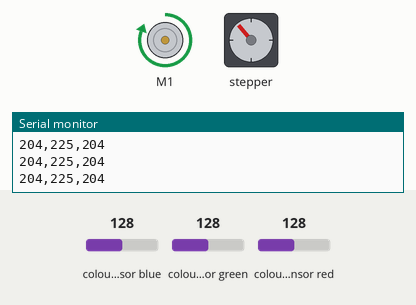
Bench run of a sketch on a simulated Arduino Mega 2560, built with avr-gcc and run on an emulated ATmega2560. On the bench: DC motor (green arrow = forward, orange = backward, longer = faster), stepper motor, the last lines printed to the serial monitor. Wiring (inferred from the names in the program): TCS3200 colour sensor: output pin 30; S2 pin 26; S3 pin 28; S0 pin 22; S1 pin 24. The inputs (shaded band) are chosen by the test bench; at power-on: colour sensor blue 128, colour sensor green 128, colour sensor red 128. Stepper angles assume 2048 steps per turn.

Above: at 2.2 s.
2.3 s: colour sensor blue set to 77
4.1 s: colour sensor blue set to 69
At 4.25 s:
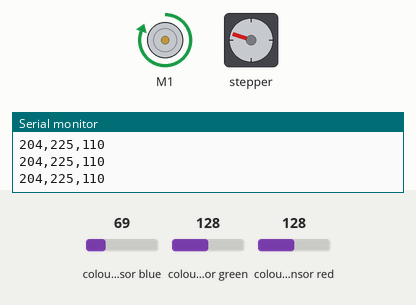
At 4.85 s:
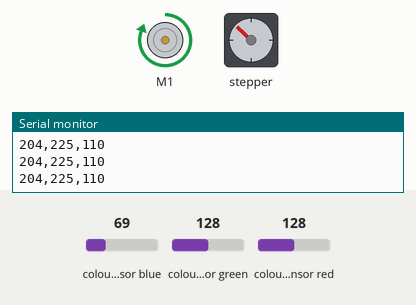
7.1 s: colour sensor green set to 73
8.9 s: colour sensor green set to 65
At 13.2 s:
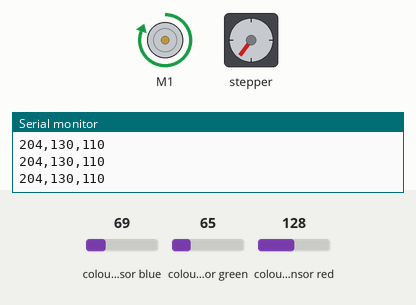
Timing chart, 0 to 14.6 s (numbered marks = the images above; inputs shaded):
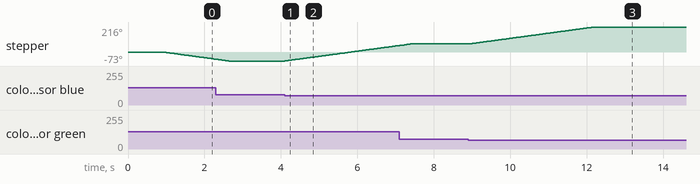

The sketch:

CodigoArduino.ino.ino
```cpp
#include <AFMotor.h>
#include <Stepper.h>

#define S0 22
#define S1 24
#define S2 26
#define S3 28
#define sensorOut 30
#define OE 32

int rojo = 0, verde = 0, azul = 0;
int R = 0, G = 0, B = 0;
const int UMBRAL_COLOR = 50;

const int PASOS_POR_VUELTA = 2048;
const int PASOS_UNA_DIVISION = 410;

const int PIN_A = 41;
const int PIN_B = 42;
const int PIN_C = 43;
const int PIN_D = 44;


Stepper miStepper(PASOS_POR_VUELTA, PIN_A, PIN_C, PIN_B, PIN_D);

const int DIV_ROJO = 1;
const int DIV_VERDE = 2;
const int DIV_AZUL = 3;
const int DIV_AMARILLO = 4;
const int DIV_DESCARTE = 5;

int posicionActual = DIV_AZUL;

int pasosRestantes_PorMover = 0;
int direccionPaso = 1;

AF_DCMotor banda(1);
const int velocidadBanda = 255;

unsigned long ultimoTiempoSensor = 0;
unsigned long ultimoTiempoMotor = 0;
unsigned long tiempoBloqueoClasificador = 0;
const int TIEMPO_ESPERA_DESCARTE = 1000;

void setup() {
  Serial.begin(115200);

  pinMode(S0, OUTPUT);
  pinMode(S1, OUTPUT);
  pinMode(S2, OUTPUT);
  pinMode(S3, OUTPUT);
  pinMode(OE, OUTPUT);
  pinMode(sensorOut, INPUT);

  digitalWrite(OE, LOW);
  digitalWrite(S0, HIGH);
  digitalWrite(S1, LOW);

  pinMode(PIN_A, OUTPUT);
  pinMode(PIN_B, OUTPUT);
  pinMode(PIN_C, OUTPUT);
  pinMode(PIN_D, OUTPUT);


  miStepper.setSpeed(15);
  apagarBobinasStepper();

  banda.setSpeed(velocidadBanda);
  banda.run(FORWARD);

  delay(1000);
}

void loop() {
  unsigned long tiempoActual = millis();


  if (pasosRestantes_PorMover != 0 && (tiempoActual - ultimoTiempoMotor >= 4)) {
    ultimoTiempoMotor = tiempoActual;

    miStepper.step(direccionPaso);
    if (pasosRestantes_PorMover > 0) pasosRestantes_PorMover--;
    else pasosRestantes_PorMover++;
    if (pasosRestantes_PorMover == 0) {
      apagarBobinasStepper();
    }
  }
  if (tiempoActual - ultimoTiempoSensor >= 50) {
    ultimoTiempoSensor = tiempoActual;
    leerYEnviarColor();
    if (pasosRestantes_PorMover == 0 && tiempoActual >= tiempoBloqueoClasificador) {
      clasificarYControlarClasificador();
    }
  }
}

void leerYEnviarColor() {
  digitalWrite(S2, LOW);
  digitalWrite(S3, LOW);
  rojo = pulseIn(sensorOut, LOW, 20000);

  digitalWrite(S2, HIGH);
  digitalWrite(S3, HIGH);
  verde = pulseIn(sensorOut, LOW, 20000);

  digitalWrite(S2, LOW);
  digitalWrite(S3, HIGH);
  azul = pulseIn(sensorOut, LOW, 20000);

  if (rojo > 200 || verde > 200 || azul > 200 || rojo == 0 || verde == 0 || azul == 0) {
    R = 0;
    G = 0;
    B = 0;
  } else {
    R = map(rojo, 25, 95, 255, 0);
    G = map(verde, 30, 105, 255, 0);
    B = map(azul, 25, 95, 255, 0);

    R = constrain(R, 0, 255);
    G = constrain(G, 0, 255);
    B = constrain(B, 0, 255);
  }
  Serial.print(R);
  Serial.print(",");
  Serial.print(G);
  Serial.print(",");
  Serial.println(B);
}

void clasificarYControlarClasificador() {
  banda.setSpeed(velocidadBanda);
  banda.run(FORWARD);

  if (R < UMBRAL_COLOR && G < UMBRAL_COLOR && B < UMBRAL_COLOR) {
    return;
  }

  int posicionObjetivo = posicionActual;

  if (R > 130 && G > 120 && B < 120 && abs(R - G) < 65) {
    posicionObjetivo = DIV_AMARILLO;
  }
  else if (R > G && R > B) {
    posicionObjetivo = DIV_ROJO;
  }
  else if (G > R && G > B) {
    posicionObjetivo = DIV_VERDE;
  }
  else if (B > R && B > G) {
    posicionObjetivo = DIV_AZUL;
  }
  else {
    posicionObjetivo = DIV_DESCARTE;
  }

  if (posicionObjetivo != posicionActual) {
    int divisionesAMover = posicionObjetivo - posicionActual;

    if (divisionesAMover > 2) {
      divisionesAMover -= 5;
    } else if (divisionesAMover < -2) {
      divisionesAMover += 5;
    }
    pasosRestantes_PorMover = divisionesAMover * PASOS_UNA_DIVISION;

    if (pasosRestantes_PorMover > 0) direccionPaso = 1;
    else direccionPaso = -1;

    posicionActual = posicionObjetivo;
    tiempoBloqueoClasificador = millis() + TIEMPO_ESPERA_DESCARTE;
  }
}

void apagarBobinasStepper() {
  digitalWrite(PIN_A, LOW);
  digitalWrite(PIN_B, LOW);
  digitalWrite(PIN_C, LOW);
  digitalWrite(PIN_D, LOW);
}
```

Measured:
- the behaviour switches between 73 and 72 on colour sensor blue (found by bisection; images 0 and 1)
- the behaviour switches between 70 and 69 on colour sensor green (found by bisection; images 2 and 3)
- after the input at 4.1 s, stepper: keeps turning clockwise at about 44°/s, starting at once
- after the input at 8.9 s, stepper: turns 144° clockwise in 3.3 s, starting at once
